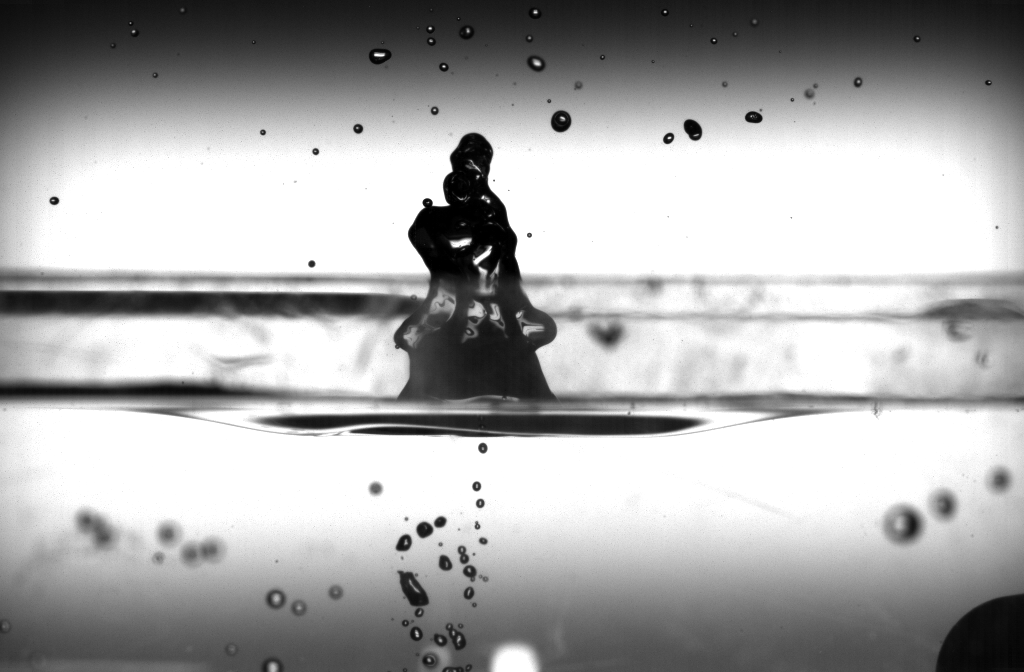
#> input picture images/screen_bulles.png, 1024 x 672 px, found by its file name
$ python ComptageV1.py   (older library calls are emulated)
#> lines starting #> are read from the running program, lines starting #| are printed output that depends on the picture; after the words box and inside, x2 and y2 are one past the last pixel; in counts of white or black regions, pixels touching at a corner belong together
import cv2
import numpy as np
from matplotlib import pyplot as plt
# Read image
I = cv2.imread('../images/screen_bulles.png', 0)
#> I is the input picture: shape (672, 1024); min 0, max 255, mean 171.2
I = I[400:620, 320:540]
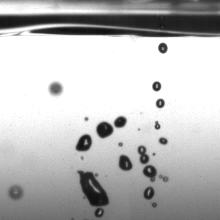
#> I: shape (220, 220); min 15, max 255, mean 188.6
# Threshold
IThresh = (I >= 118).astype(np.uint8)*255
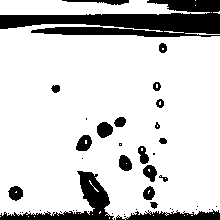
#> IThresh: shape (220, 220); 82.2% white; 44 black regions (24 under 20 px), largest, box (x1, y1, x2, y2) and area: (0, 0, 220, 37) 4693, (0, 171, 114, 220) 1493, (116, 209, 220, 220) 671

# Remove from the image the biggest conneced componnet

# Find the area of each connected component
connectedComponentProps = cv2.connectedComponentsWithStats(IThresh, 8, cv2.CV_32S)
# print(connectedComponentProps)
IThreshOnlyInsideDrops = np.zeros_like(connectedComponentProps[1])
IThreshOnlyInsideDrops = connectedComponentProps[1]
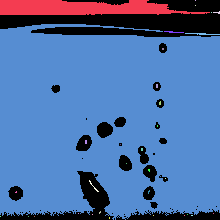
#> IThreshOnlyInsideDrops: shape (220, 220) int32; 34 distinct labels, from 0 to 33; one colour per label, 0 black
stat = connectedComponentProps[2]
#> stat = 34 rows, first 6: [0, 0, 220, 220, 8621], [0, 0, 210, 15, 2285], [195, 0, 1, 1, 1], [195, 5, 1, 1, 1], [213, 11, 7, 3, 10], [211, 12, 1, 1, 1]
maxArea = 0
for label in range(connectedComponentProps[0]):
    cc = stat[label, :]
    if cc[cv2.CC_STAT_AREA] > maxArea:
        maxArea = cc[cv2.CC_STAT_AREA]
        maxIndex = label
#> this loop made 34 passes
#> (cc, maxArea) on passes 1, 7: ([0, 0, 220, 220, 8621], 8621), ([0, 24, 220, 196, 37328], 37328)
#> after the loop, maxArea = 37328; maxIndex = 6
        # print(maxIndex)

# Convert the background value to the foreground value
for label in range(connectedComponentProps[0]):
    cc = stat[label,:]
    if cc[cv2.CC_STAT_AREA] == maxArea:
        IThreshOnlyInsideDrops[IThreshOnlyInsideDrops==label] = 0
    else:
        IThreshOnlyInsideDrops[IThreshOnlyInsideDrops == label] = 255
#> this loop made 34 passes
#> cc on passes 1 to 12: [0, 0, 220, 220, 8621], [0, 0, 210, 15, 2285], [195, 0, 1, 1, 1], [195, 5, 1, 1, 1], [213, 11, 7, 3, 10], [211, 12, 1, 1, 1], [0, 24, 220, 196, 37328], [164, 31, 20, 2, 24], [185, 33, 35, 2, 43], [162, 48, 2, 2, 4], [156, 84, 2, 4, 8], [159, 101, 2, 4, 7]
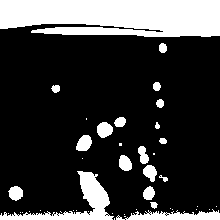
#> IThreshOnlyInsideDrops: shape (220, 220) int32; 22.9% white; 43 white regions (24 under 20 px), largest, box (x1, y1, x2, y2) and area: (0, 0, 220, 37) 7241, (0, 171, 114, 220) 1522, (116, 209, 220, 220) 677

# Fill in all the IThreshOnlyInsideDrops as 0 in original IThresh
IThreshFill = IThresh
IThreshFill[IThreshOnlyInsideDrops==255] = 0
IThreshFill = np.logical_not(IThreshFill/255).astype(np.uint8)*255

# Get numberof drops and cover precntage
connectedComponentPropsFinal = cv2.connectedComponentsWithStats(IThreshFill, 8, cv2.CV_32S)
NumberOfDrops = connectedComponentPropsFinal[0]
#> NumberOfDrops = 44

print("Number of drops = " + str(NumberOfDrops))
#| Number of drops = 44


cv2.imshow("original", I)
cv2.imshow("treated", IThreshFill)
cv2.waitKey(0)
# Print
